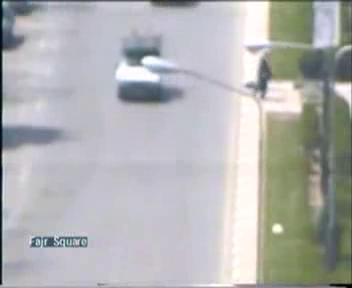
#> input picture frame 19 of Final_Course_Project/Q_three.AVI, 352 x 288 px
$ python 3.py
#> lines starting #> are read from the running program, lines starting #| are printed output that depends on the picture
import numpy as np
import matplotlib.pyplot as plt
import cv2 as cv

# Create a VideoCapture object and read from input file
cap = cv.VideoCapture("Q_three.AVI")
#get details of video
height = int(cap.get(cv.CAP_PROP_FRAME_HEIGHT))
width  = int(cap.get(cv.CAP_PROP_FRAME_WIDTH))
length = int(cap.get(cv.CAP_PROP_FRAME_COUNT))

# Check if file opened successfully
if (cap.isOpened()== False):
    print("Error opening video stream or file")

#pre define background
background = np.zeros((height,width))
back = []
# Read until video is completed
while(cap.isOpened()):
    # Capture frame-by-frame
    ret, frame = cap.read()
#> frame is the input picture: shape (288, 352, 3); mean B, G, R 178.6, 178.6, 178
    #read until end
    if ret == True:
        #convert frames to grayscale
        frame1 = cv.cvtColor(frame,cv.COLOR_BGR2GRAY)
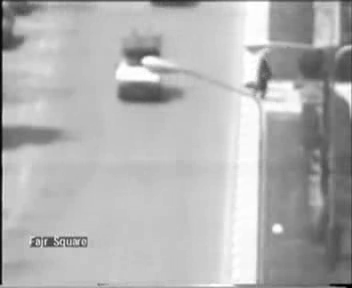
#> frame1: shape (288, 352); min 0, max 255, mean 178.4
        #append frame to calculate background
        back.append(frame1)
        # Press Q on keyboard to  exit
        if (cv.waitKey(25) & 0xFF == ord('q')):
#> (key q is pressed here)
            break
    # Break the loop
    else:
        break

#calculate the background by getting median of image through the axis of time
background = np.median(back,axis=0)
#save background
cv.imwrite("background.jpg",background)
#read image again
cap = cv.VideoCapture("Q_three.AVI")

# a variable to detect the difference between frame and background
diff = np.zeros((height,width),dtype="float32")
#a res background
red = np.zeros((height,width,3))
#turn mask to red
red[:,:,2] = 255
#change type to uint8
red = red.astype("uint8")

#read image once again to find what we wants
counter = 0
while(cap.isOpened()):
    counter += 1
    # Capture frame-by-frame
    ret, frame = cap.read()
    #read until end
    if ret == True:
        #convert frames to grayscale
        frame1 = cv.cvtColor(frame,cv.COLOR_BGR2GRAY)
        #subtract each frame from background
        diff = np.abs( np.subtract(frame1.astype("float32") , background.astype("float32")))
#> diff: shape (288, 352) float32; every value is 0
        #find motion
        ret,mask = cv.threshold(diff,30,255,cv.THRESH_BINARY)
        #change type to uint8
        mask = mask.astype("uint8")
#> mask: shape (288, 352); every value is 0
        #this section is for change color of motioned sections
        #mask frame image with mask (but we want invert of it)
        frame_BGfree = cv.bitwise_and(frame,frame,mask=mask)
#> frame_BGfree: shape (288, 352, 3); every value is 0
        #mask red image with mask
        red_masked = cv.bitwise_and(red,red,mask=mask)
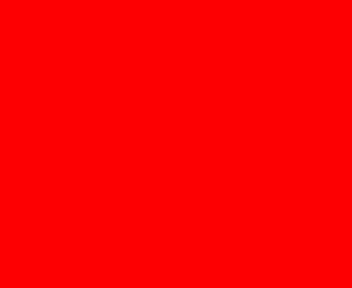
#> red: shape (288, 352, 3); mean of channels 0, 1, 2 0, 0, 255; drawn as B, G, R
        #invert of that
        frame = frame - frame_BGfree
        #add masked image and red masked
        frame = cv.add(frame,red_masked)
        # Display the resulting frame
        cv.imshow('motion detected',frame)
        cv.imwrite("frame %d.png"%counter,frame)
        # Press Q on keyboard to  exit
        if (cv.waitKey(25) & 0xFF == ord('q')):
#> (key q is pressed here)
            break
    # Break the loop
    else:
        break

# When everything done, release the video capture object
cap.release()

# Closes all the frames
cv.destroyAllWindows()

$ run again, starting later in the video
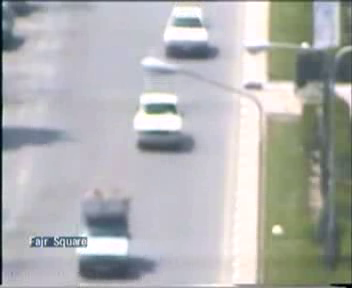
#> input picture frame 89 of Final_Course_Project/Q_three.AVI, 352 x 288 px
#> frame is the input picture: shape (288, 352, 3); mean B, G, R 178.1, 178.1, 176.9
#> `frame1 = cv.cvtColor(frame,cv.COLOR_BGR2GRAY)`:
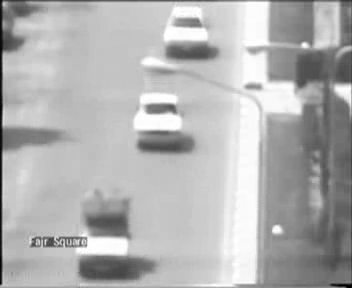
#> frame1: shape (288, 352); min 0, max 255, mean 177.7
#> diff: shape (288, 352) float32; every value is 0
#> mask: shape (288, 352); every value is 0
#> frame_BGfree: shape (288, 352, 3); every value is 0

$ run again, starting later in the video
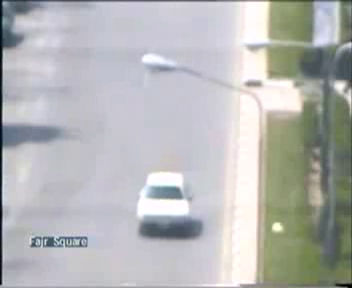
#> input picture frame 158 of Final_Course_Project/Q_three.AVI, 352 x 288 px
#> frame is the input picture: shape (288, 352, 3); mean B, G, R 182.1, 182.3, 181.5
#> `frame1 = cv.cvtColor(frame,cv.COLOR_BGR2GRAY)`:
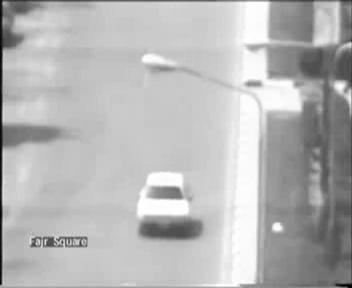
#> frame1: shape (288, 352); min 0, max 255, mean 182.1
#> diff: shape (288, 352) float32; every value is 0
#> mask: shape (288, 352); every value is 0
#> frame_BGfree: shape (288, 352, 3); every value is 0
